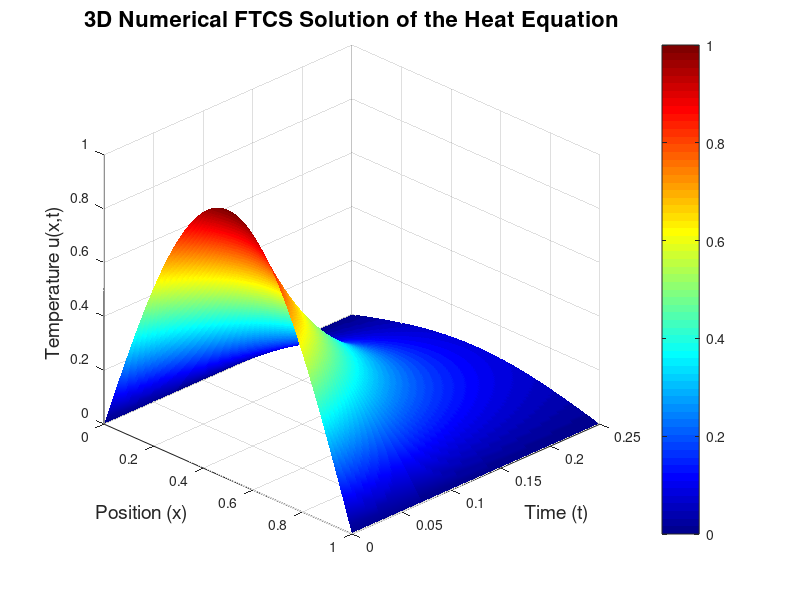

Here is the MATLAB script that generated this plot:
clc; clear; close all;

% ============================
% Parameters
% ============================
k = 1;                 % Thermal diffusivity
L = 1;                 % Domain length (0 to 1)
Nx = 100;              % Number of spatial divisions
dx = L / Nx;           % Spatial step size
x = linspace(0, L, Nx+1);

dt = 0.00005;          % Stable time step (FTCS requires r <= 0.5)
r = k * dt / dx^2;     % Fourier number

fprintf("\nFourier number r = %f\n", r);

% ============================
% Time configuration
% ============================
T_final = 0.25;               % Final simulation time
Nt = round(T_final / dt);     % Number of time steps

% ============================
% Initial condition u(x,0)
% ============================
u = sin(pi * x);              % Initial temperature profile

% ============================
% Storage matrix for 3D plotting
% ============================
U_matrix = zeros(Nt+1, Nx+1);
U_matrix(1, :) = u;           % Store t=0

% ============================
% FTCS Time-stepping Loop
% ============================
for n = 1:Nt
    u_new = u;

    % Update interior nodes using FTCS formula
    for i = 2:Nx
        u_new(i) = u(i) + r * (u(i+1) - 2*u(i) + u(i-1));
    end

    % Boundary Conditions: u(0,t) = 0 and u(1,t) = 0
    u_new(1) = 0;
    u_new(end) = 0;

    u = u_new;
    U_matrix(n+1, :) = u;     % Store solution at this time step
end

% ============================
% Prepare mesh for 3D surface
% ============================
t = linspace(0, T_final, Nt+1);
[X, T] = meshgrid(x, t);

% ============================
% Plot 3D Numerical FTCS Solution
% ============================
figure;
surf(X, T, U_matrix);

shading interp;               % Smooth shading
colormap jet;                 % Jet colormap for temperature variation
colorbar;                     % Add color legend

xlabel('Position (x)', 'FontSize', 14);
ylabel('Time (t)', 'FontSize', 14);
zlabel('Temperature u(x,t)', 'FontSize', 14);
title('3D Numerical FTCS Solution of the Heat Equation', 'FontSize', 16);

grid on;
view(45, 30);                 % 3D viewing angle
